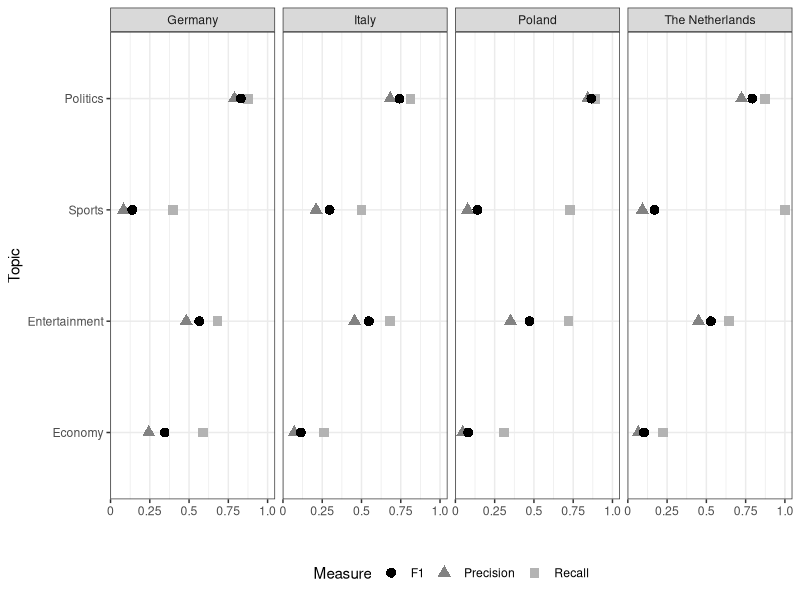
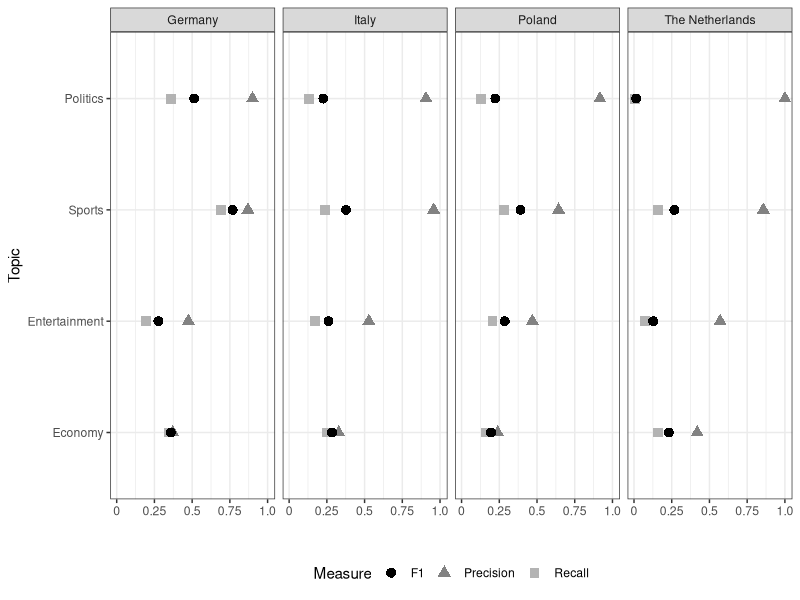
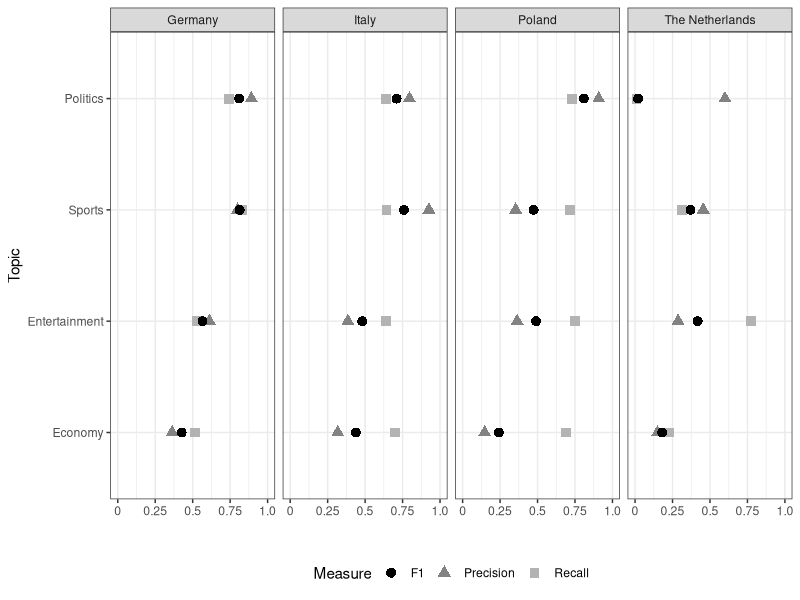
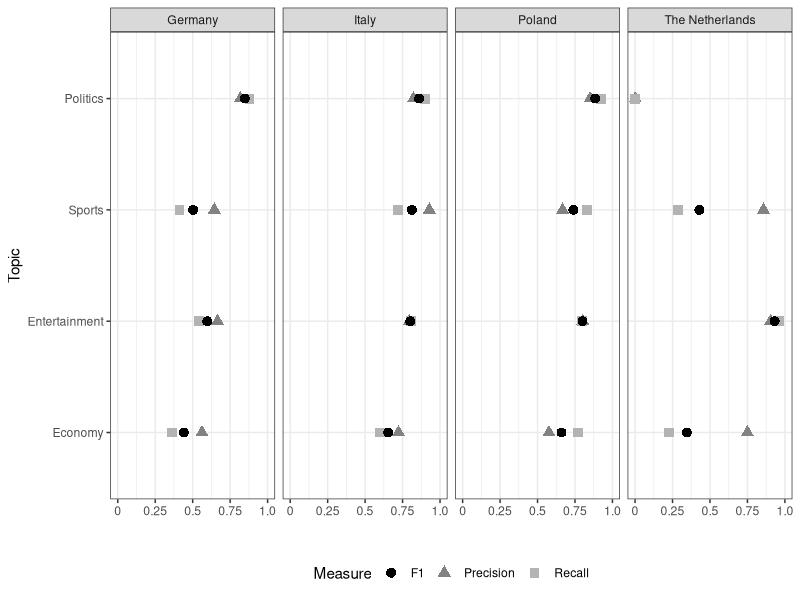
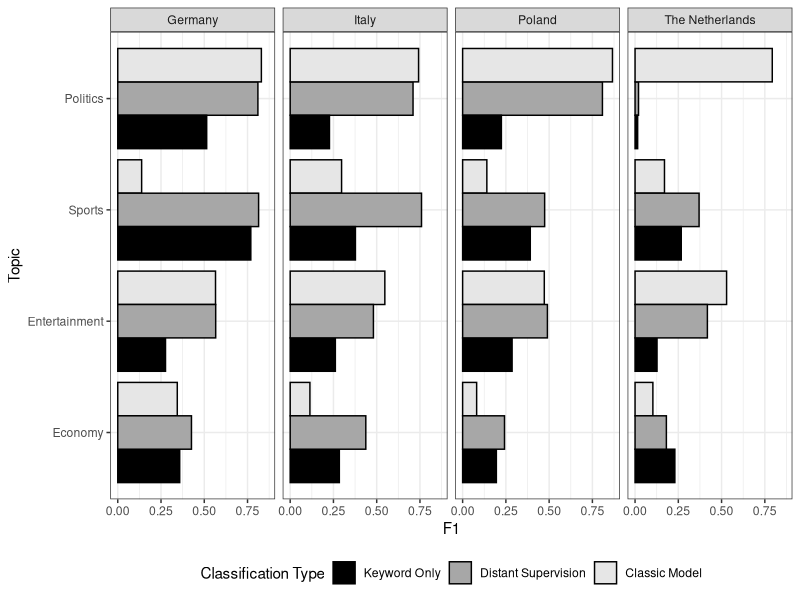
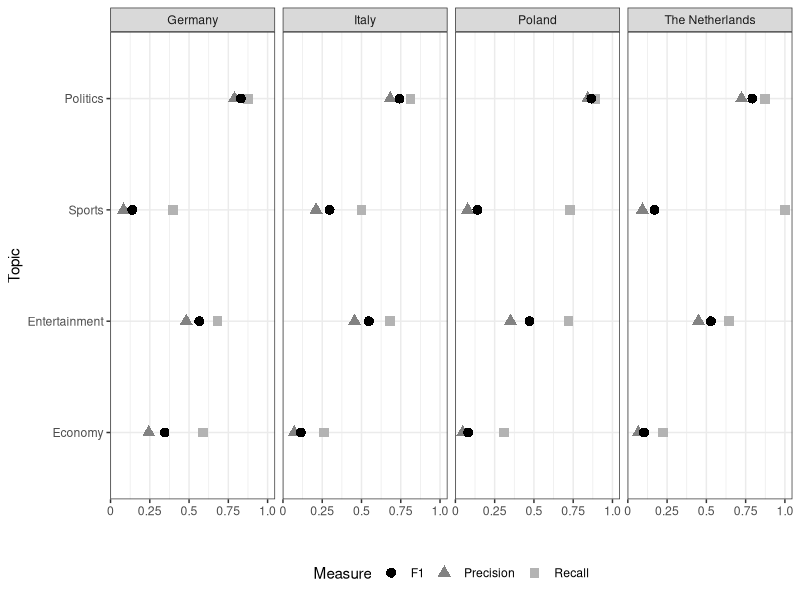
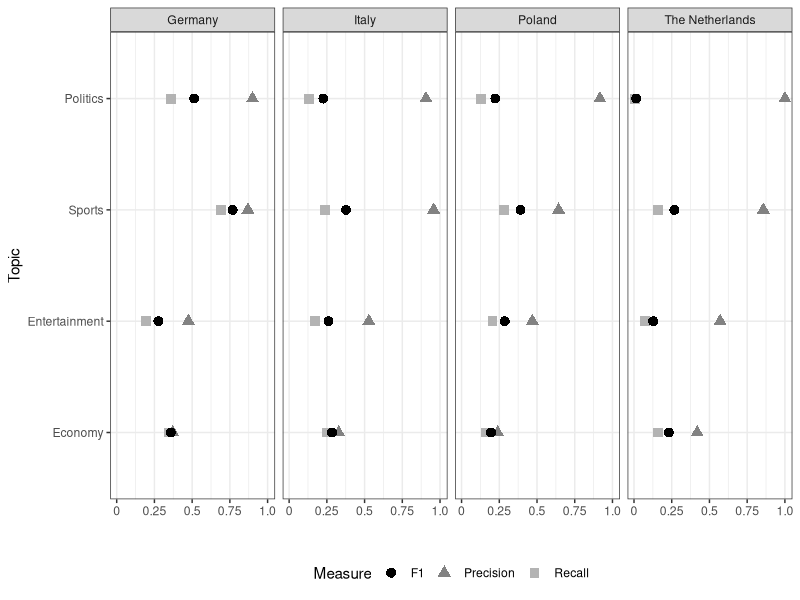
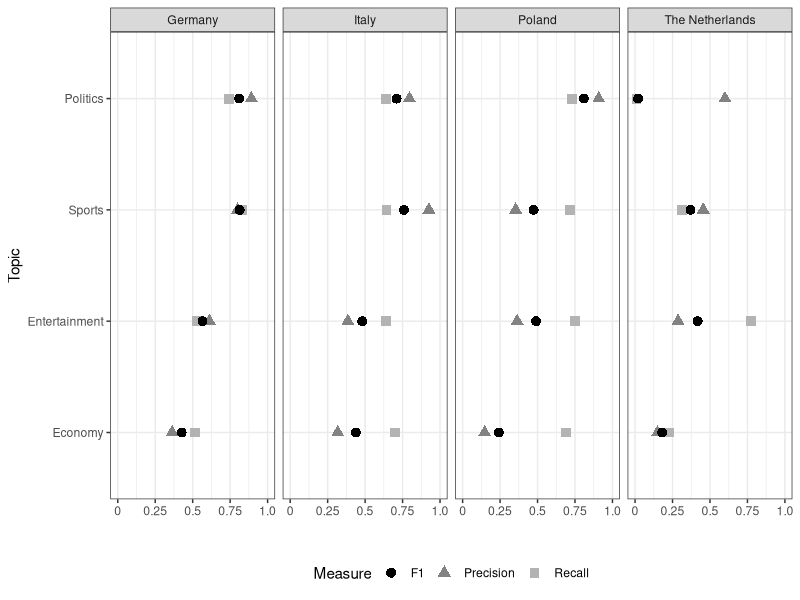

Generate these figures, in order, with R:

library(tidyverse)

all.short = read.csv('all_results_summary.csv')

all.short = all.short %>% dplyr::select(!X) #Removing column


########## Manual results ##############


all.manual = all.short %>% 
  filter(Test_Type == 'Manual Labels Train/Test Split')

all.manual = all.manual %>% dplyr::select(!Test_Type)


all.manual2 = all.manual %>% pivot_longer(!c(Topic,model),
  names_to = "Measure",
  values_to = "count"
)

all.manual2$Topic = factor(all.manual2$Topic, 
                                     levels = c( 
                                                "Economy","Entertainment","Sports","Politics"))

all.manual2 = all.manual2 %>% mutate(count = ifelse(count == 0.00,0,count))

p1=ggplot(all.manual2, aes(x = count, y = Topic, color=Measure, shape=Measure)) + 
  geom_point(size=3) +
  facet_grid(. ~ model) + theme_bw() + xlab("")+
    theme(legend.position="bottom") + scale_colour_grey(start = 0, end = .7) +
  scale_x_continuous(breaks = c(0, 0.25, 0.5, 0.75, 1),
                     labels = c("0", "0.25", "0.5", "0.75", "1.0"))

p1



path = 'manual_results.jpeg'

ggsave(path, plot = p1, height = 4, width = 7.5, units = "in", device='jpeg', dpi=1000, antialias="none")


########## Keyword only ############
all.manual = all.short %>% 
  filter(Test_Type == 'Validation Keyword Only')

all.manual = all.manual %>% dplyr::select(!Test_Type)

all.manual2 = all.manual %>% pivot_longer(!c(Topic,model),
  names_to = "Measure",
  values_to = "count"
)

all.manual2$Topic = factor(all.manual2$Topic, 
                                     levels = c( 
                                                "Economy","Entertainment","Sports","Politics"))


p1=ggplot(all.manual2, aes(x =count, y=Topic, color=Measure, shape=Measure)) + geom_point(size=3) +
  facet_grid(. ~ model) + theme_bw() + xlab("")+
    theme(legend.position="bottom") + scale_colour_grey(start = 0, end = .7)+
  scale_x_continuous(breaks = c(0, 0.25, 0.5, 0.75, 1),
                     labels = c("0", "0.25", "0.5", "0.75", "1.0"))

p1
path = 'keyword_results.jpeg'

ggsave(path, plot = p1, height = 4, width = 7.5, units = "in", device='jpeg', dpi=1000, antialias="none")

########## Distant supervision #######
all.manual = all.short %>% 
  filter(Test_Type == 'Validation')

all.manual = all.manual %>% dplyr::select(!Test_Type)

all.manual2 = all.manual %>% pivot_longer(!c(Topic,model),
  names_to = "Measure",
  values_to = "count"
)

all.manual2$Topic = factor(all.manual2$Topic, 
                                     levels = c( 
                                                "Economy","Entertainment","Sports","Politics"))

p1=ggplot(all.manual2, aes(x =count, y=Topic, color=Measure, shape=Measure)) + geom_point(size=3) +
  facet_grid(. ~ model) + theme_bw() + xlab("")+
    theme(legend.position="bottom") + scale_colour_grey(start = 0, end = .7)+ coord_cartesian(xlim = c(0,1))+
  scale_x_continuous(breaks = c(0, 0.25, 0.5, 0.75, 1),
                     labels = c("0", "0.25", "0.5", "0.75", "1.0"))

p1
path = 'distant_validation_results.jpeg'

ggsave(path, plot = p1, height = 4, width = 7.5, units = "in", device='jpeg', dpi=1000, antialias="none")


########## train-test distant supervision
library(tidyverse)
all.manual = all.short %>% 
  filter(Test_Type == 'Train/Test Split')

all.manual = all.manual %>% dplyr::select(!Test_Type)

all.manual2 = all.manual %>% pivot_longer(!c(Topic,model),
  names_to = "Measure",
  values_to = "count"
)

all.manual2$Topic = factor(all.manual2$Topic, 
                                     levels = c( 
                                                "Economy","Entertainment","Sports","Politics"))


p1=ggplot(all.manual2, aes(x =count, y=Topic, color=Measure, shape=Measure)) + geom_point(size=3) +
  facet_grid(. ~ model) + theme_bw() + xlab("")+
    theme(legend.position="bottom") + scale_colour_grey(start = 0, end = .7)+ coord_cartesian(xlim = c(0,1))+
  scale_x_continuous(breaks = c(0, 0.25, 0.5, 0.75, 1),
                     labels = c("0", "0.25", "0.5", "0.75", "1.0"))

p1
path = 'train-test_results.jpeg'

ggsave(path, plot = p1, height = 4, width = 7.5, units = "in", device='jpeg', dpi=1000, antialias="none")



########## Plotting all F1 Scores ############
all.short.distant = all.short 

all.short.distant = all.short.distant %>% 
  filter(Test_Type == 'Validation' | Test_Type == 'Validation Keyword Only' | Test_Type == 'Manual Labels Train/Test Split')


all.short.distant = all.short.distant %>%
  mutate(Test_Type = ifelse(Test_Type == 'Validation', 'Distant Supervision',ifelse(
    Test_Type == 'Validation Keyword Only', 'Keyword Only',ifelse(
      Test_Type == 'Manual Labels Train/Test Split', 'Classic Model', Test_Type))))

all.short.distant$Test_Type = factor(all.short.distant$Test_Type, 
                                     levels = c( 
                                                "Keyword Only","Distant Supervision", "Classic Model"))
all.short.distant$Topic = factor(all.short.distant$Topic, 
                                     levels = c( 
                                                "Economy","Entertainment","Sports","Politics"))

#Plotting all results
p1 =ggplot(all.short.distant, aes(x =F1, y=Topic, fill=Test_Type)) +
  geom_bar(stat='identity', position='dodge', color = 'black') + 
  facet_grid(. ~ model) + theme_bw() + 
    theme(legend.position="bottom") +
  scale_fill_grey(start = 0, end = .9,name = "Classification Type")

p1
path = 'all_f1_scores.jpeg'

ggsave(path, plot = p1, height = 4, width = 7.5, units = "in", device='jpeg', dpi=1000, antialias="none")








